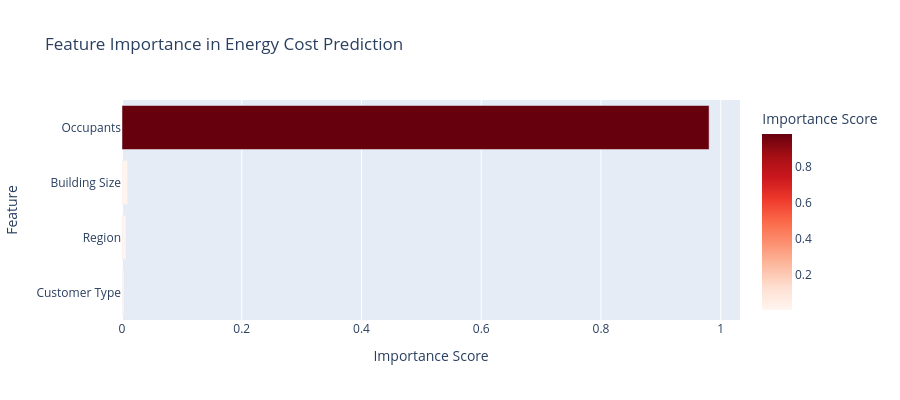
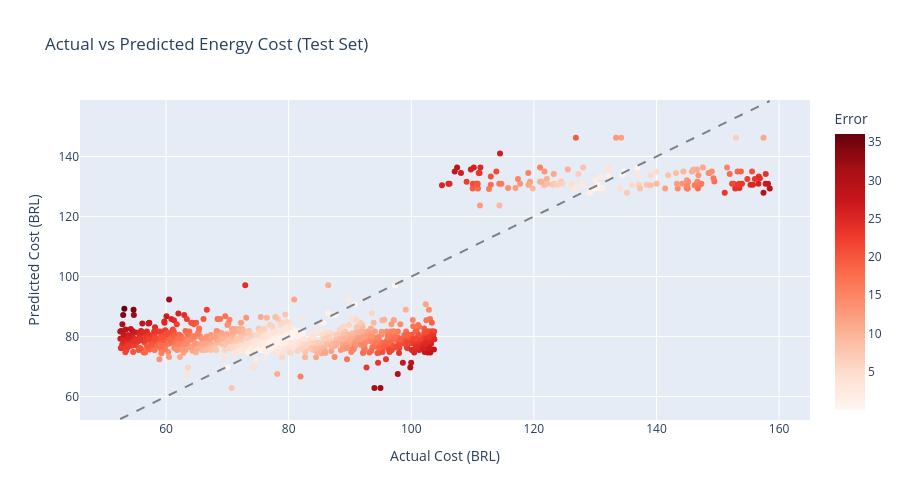
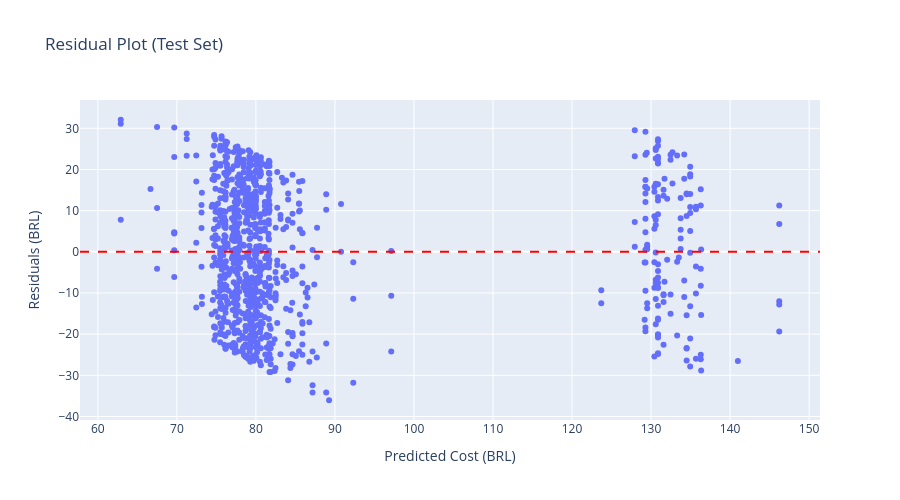

Notebook cell for these charts, in order:
### Code cell
# Feature importance visualization
feature_importance = pd.DataFrame({
    'Feature': features,
    'Importance': dt_model.feature_importances_
}).sort_values('Importance', ascending=True)

# Map encoded names back to original
feature_names_map = {
    'customer_type_encoded': 'Customer Type',
    'regions_encoded': 'Region',
    'building_size_m2': 'Building Size',
    'occupants': 'Occupants'
}
feature_importance['Feature'] = feature_importance['Feature'].map(feature_names_map)

fig_importance = px.bar(
    feature_importance,
    x='Importance',
    y='Feature',
    orientation='h',
    title='Feature Importance in Energy Cost Prediction',
    labels={'Importance': 'Importance Score'},
    color='Importance',
    color_continuous_scale='Reds',
    height=400
)
fig_importance.show()

# Actual vs Predicted for test set
df_results = pd.DataFrame({
    'Actual': y_test,
    'Predicted': y_pred_test,
    'Error': np.abs(y_test - y_pred_test)
})

fig_actual_pred = px.scatter(
    df_results,
    x='Actual',
    y='Predicted',
    title='Actual vs Predicted Energy Cost (Test Set)',
    labels={'Actual': 'Actual Cost (BRL)', 'Predicted': 'Predicted Cost (BRL)'},
    color='Error',
    color_continuous_scale='Reds',
    height=500
)
fig_actual_pred.add_shape(type='line', x0=df_results['Actual'].min(), y0=df_results['Actual'].min(),
                          x1=df_results['Actual'].max(), y1=df_results['Actual'].max(),
                          line=dict(dash='dash', color='gray'))
fig_actual_pred.show()

# Residuals plot
df_results['Residuals'] = y_test - y_pred_test
fig_residuals = px.scatter(
    df_results,
    x='Predicted',
    y='Residuals',
    title='Residual Plot (Test Set)',
    labels={'Predicted': 'Predicted Cost (BRL)', 'Residuals': 'Residuals (BRL)'},
    height=500
)
fig_residuals.add_hline(y=0, line_dash='dash', line_color='red')
fig_residuals.show()

### Figure 1 — Plotly figure (JSON) as saved in the notebook; plotly's stock layout.template omitted (floating-point values rounded to 4 significant figures)
{"data": [{"hovertemplate": "Importance Score=%{marker.color}<br>Feature=%{y}<extra></extra>", "legendgroup": "", "marker": {"color": [0.003309, 0.006651, 0.009437, 0.9806], "coloraxis": "coloraxis", "pattern": {"shape": ""}}, "name": "", "orientation": "h", "showlegend": false, "textposition": "auto", "type": "bar", "x": [0.003309, 0.006651, 0.009437, 0.9806], "xaxis": "x", "y": ["Customer Type", "Region", "Building Size", "Occupants"], "yaxis": "y"}], "layout": {"barmode": "relative", "coloraxis": {"colorbar": {"title": {"text": "Importance Score"}}, "colorscale": [[0, "rgb(255,245,240)"], [0.125, "rgb(254,224,210)"], [0.25, "rgb(252,187,161)"], [0.375, "rgb(252,146,114)"], [0.5, "rgb(251,106,74)"], [0.625, "rgb(239,59,44)"], [0.75, "rgb(203,24,29)"], [0.875, "rgb(165,15,21)"], [1, "rgb(103,0,13)"]]}, "height": 400, "legend": {"tracegroupgap": 0}, "title": {"text": "Feature Importance in Energy Cost Prediction"}, "xaxis": {"anchor": "y", "domain": [0, 1], "title": {"text": "Importance Score"}}, "yaxis": {"anchor": "x", "domain": [0, 1], "title": {"text": "Feature"}}}}

### Figure 2 — Plotly figure (JSON) as saved in the notebook; plotly's stock layout.template omitted (floating-point values rounded to 4 significant figures; data arrays with more than 128 entries replaced by an {"elided": "..."} marker saying what was removed)
{"data": [{"hovertemplate": "Actual Cost (BRL)=%{x}<br>Predicted Cost (BRL)=%{y}<br>Error=%{marker.color}<extra></extra>", "legendgroup": "", "marker": {"color": {"elided": "1000 float values"}, "coloraxis": "coloraxis", "symbol": "circle"}, "mode": "markers", "name": "", "orientation": "v", "showlegend": false, "type": "scatter", "x": {"elided": "1000 float values"}, "xaxis": "x", "y": {"elided": "1000 float values"}, "yaxis": "y"}], "layout": {"coloraxis": {"colorbar": {"title": {"text": "Error"}}, "colorscale": [[0, "rgb(255,245,240)"], [0.125, "rgb(254,224,210)"], [0.25, "rgb(252,187,161)"], [0.375, "rgb(252,146,114)"], [0.5, "rgb(251,106,74)"], [0.625, "rgb(239,59,44)"], [0.75, "rgb(203,24,29)"], [0.875, "rgb(165,15,21)"], [1, "rgb(103,0,13)"]]}, "height": 500, "legend": {"tracegroupgap": 0}, "shapes": [{"line": {"color": "gray", "dash": "dash"}, "type": "line", "x0": 52.53, "x1": 158.5, "y0": 52.53, "y1": 158.5}], "title": {"text": "Actual vs Predicted Energy Cost (Test Set)"}, "xaxis": {"anchor": "y", "domain": [0, 1], "title": {"text": "Actual Cost (BRL)"}}, "yaxis": {"anchor": "x", "domain": [0, 1], "title": {"text": "Predicted Cost (BRL)"}}}}

### Figure 3 — Plotly figure (JSON) as saved in the notebook; plotly's stock layout.template omitted (floating-point values rounded to 4 significant figures; data arrays with more than 128 entries replaced by an {"elided": "..."} marker saying what was removed)
{"data": [{"hovertemplate": "Predicted Cost (BRL)=%{x}<br>Residuals (BRL)=%{y}<extra></extra>", "legendgroup": "", "marker": {"color": "#636efa", "symbol": "circle"}, "mode": "markers", "name": "", "orientation": "v", "showlegend": false, "type": "scatter", "x": {"elided": "1000 float values"}, "xaxis": "x", "y": {"elided": "1000 float values"}, "yaxis": "y"}], "layout": {"height": 500, "legend": {"tracegroupgap": 0}, "shapes": [{"line": {"color": "red", "dash": "dash"}, "type": "line", "x0": 0, "x1": 1, "xref": "x domain", "y0": 0, "y1": 0, "yref": "y"}], "title": {"text": "Residual Plot (Test Set)"}, "xaxis": {"anchor": "y", "domain": [0, 1], "title": {"text": "Predicted Cost (BRL)"}}, "yaxis": {"anchor": "x", "domain": [0, 1], "title": {"text": "Residuals (BRL)"}}}}
